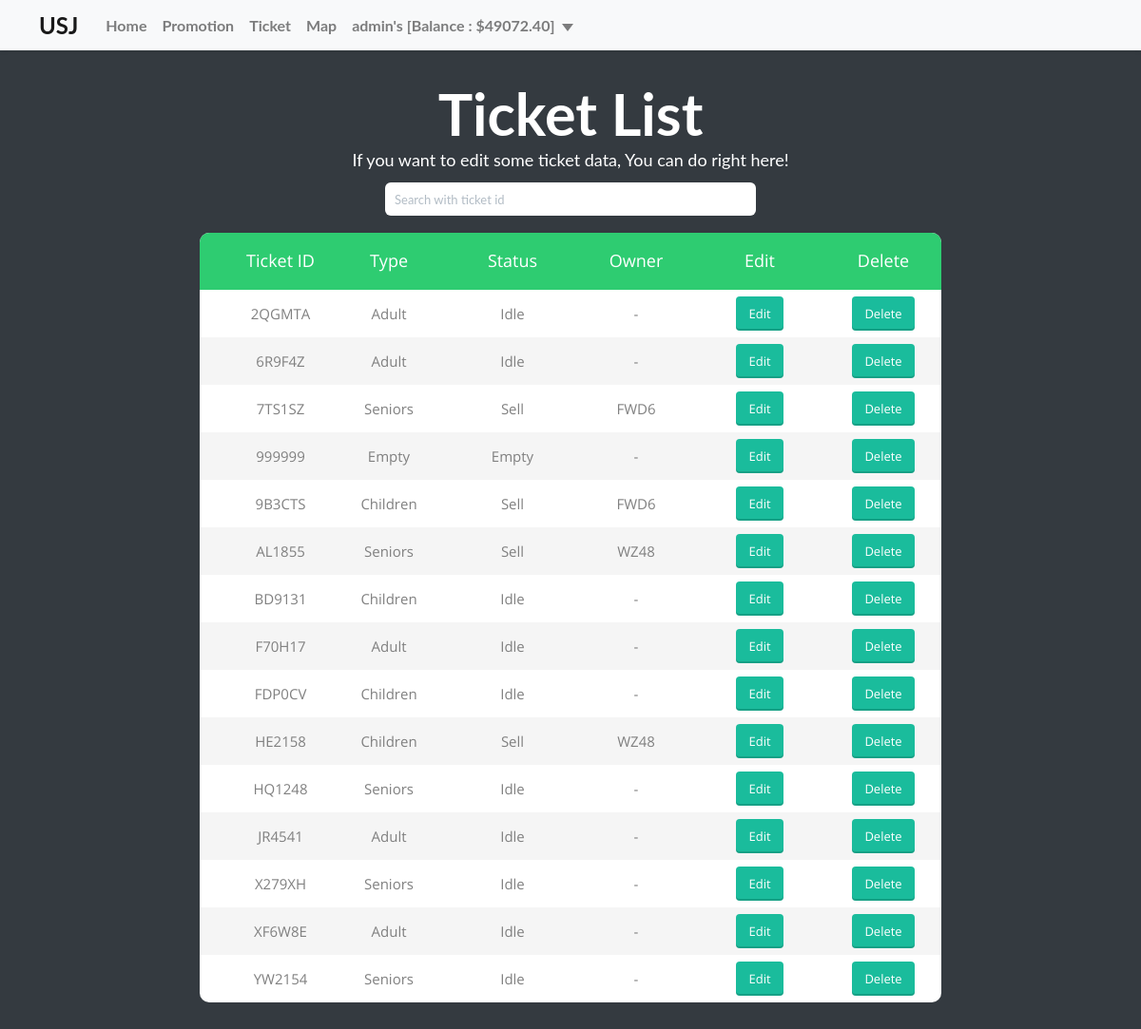
The page /Manage/Ticket-List.php (signed in) on the database its author committed.
### tables this page shows
CREATE TABLE `ticket` (
  `TICKET_ID` varchar(6) NOT NULL,
  `TYPE_ID` int(2) DEFAULT NULL,
  `TICKET_STATUS` varchar(10) NOT NULL,
  `USER_ID` varchar(4) DEFAULT NULL
);

CREATE TABLE `ticket_type` (
  `TYPE_ID` int(2) NOT NULL,
  `TYPE_NAME` varchar(30) NOT NULL,
  `TYPE_PRICE` decimal(10,2) NOT NULL
);

### Manage/Ticket-List.php (the view, shortened to what this page needs)
<html>
    <head>
        <link rel="stylesheet" href="../css/bootstrap.css">
        <link rel="stylesheet" href="../css/flat-ui.css">
        <link rel="stylesheet" href="../css/flat-web.css">
        <link rel="stylesheet" href="../css/style.css">
        <link rel="stylesheet" type="text/css" href="../css/ticket-table.css">
    </head>
    <body>
        <header>
            <nav id="topbar" class="navbar navbar-expand-lg navbar-light bg-light navbared shadow-sm">
                <a class="navbar-brand" href="../index.php">USJ</a>
                <div class="collapse navbar-collapse" id="navbarSupportedContent" style="width: 100%">
                    <ul class="navbar-nav mr-auto">
                        <li class="nav-item">
                            <a class="nav-link" href="../index.php">Home</a>
                        </li>
                        <li class="nav-item">
                            <a class="nav-link" href="../Promotion.php">Promotion</a>
                        </li>
                        <li class="nav-item">
                            <a class="nav-link" href="../Ticket.php">Ticket</a>
                        </li>
                        <li class="nav-item">
                            <a class="nav-link" href="../Map.php">Map</a>
                        </li>
                        <?php
                            if (!isset($_SESSION['USER_LOGON']))
                            {
                                echo "<script> window.location.replace('../index.php'); </script>";
                            }
                            else
                            {
                                if ($_SESSION['USER_STATUS'] == "1")
                                {
                                    echo "<script> window.location.replace('../index.php'); </script>";
                                }
                                else
                                {
                                    $sending = "<li class='nav-item dropdown'>"."\n";
                                    $sending = $sending."<a class='nav-link dropdown-toggle' href='' id='navbarDropdown' role='button'";
                                    $sending = $sending."data-toggle='dropdown' aria-haspopup='true' aria-expanded='false'>
                                                                    ".$_SESSION['USER_LOGON']."'s [Balance : $".$_SESSION['USER_BALANCE']."]</a>";
                                    $sending = $sending."<div class='dropdown-menu' aria-labelledby='navbarDropdown'>";
                                    if ($_SESSION['USER_STATUS'] == "99")
                                        $sending = $sending."<a class='dropdown-item' href='../Manage.php'> Manage </a>";
                                    $sending = $sending. "<a class='dropdown-item' href='../Cart.php'> Cart </a>";
                                    $sending = $sending."<a class='dropdown-item' href='../Back-end/Logout.php'> Logout </a>";
                                    $sending = $sending."</div>";
                                    $sending = $sending."</li>";
                                    echo $sending;
                                }
                            }
                        ?>
                    </ul>
                </div>
            </nav>
        </header>
        <main>
            <div class="table-content">
                <div class="limiter">
                    <div class="container-table100">
                        <div class="wrap-table100">
                            <div class="table100">
                                <div class="jumbotron jumbotron-dark text-center">
                                    <h1>Ticket List</h1>
                                    <p>
                                        If you want to edit some ticket data, You can do right here!
                                    </p>
                                </div>
                                <form action="Ticket-List.php" method="GET">
                                    <input name="search" type="search" class="form-control input-sm half-width position-mid-v" placeholder="Search with ticket id"
                                           value="<?php if (isset($_GET['search'])) echo $_GET['search']; ?>" autofocus>
                                </form>
                                <table class="push-m">
                                    <thead>
                                        <tr class="table100-head">
                                            <th class="column1">Ticket ID</th>
                                            <th class="column2">Type</th>
                                            <th class="column3">Status</th>
                                            <th class="column4">Owner</th>
                                            <th class="column5">Edit</th>
                                            <th class="column6">Delete</th>
                                        </tr>
                                    </thead>
                                    <tbody>
                                        <?php
                                            if (isset($_GET['search']))
                                            {
                                                require('../Back-end/Connection.php');
                                                $ticketID = $_GET['search'];
                                                $sql = "SELECT TICKET_ID, ticket_type.TYPE_NAME, TICKET_STATUS, USER_ID FROM ticket JOIN ticket_type
                                                        ON ticket.TYPE_ID = ticket_type.TYPE_ID WHERE TICKET_ID like '%".$ticketID."%'";
                                                $resultAccount = mysqli_query($db, $sql);
                                                while ($row = mysqli_fetch_array($resultAccount))
                                                {
                                                    echo "<tr>";
                                                    for ($n = 1; $n <= 4; $n++)
                                                        echo "<td class='column$n'>".($row[$n - 1] !== '9999' ? htmlentities($row[$n - 1], ENT_QUOTES) : "-")."</td>";
                                                    echo "<form action='Ticket-Editor.php' method='POST'>
                                                          <td class='column5'>
                                                            <input type='hidden' name='TICKET_ID' value='$row[0]'>
                                                            <button type='submit' class='btn btn-sm btn-primary btn-embossed'>Edit</button>
                                                          </td> </form>";
                                                    echo "<form action='../Back-end/Ticket-Delete.php' method='POST'>
                                                          <td class='column6'>
                                                            <input type='hidden' name='TICKET_ID' value='$row[0]'>
                                                            <button type='submit' class='btn btn-sm btn-primary btn-embossed'>Delete</button>
                                                          </td> </form>";
                                                    echo "</tr>";
                                                }
                                            }
                                            else
                                            {
                                                require('../Back-end/Connection.php');
                                                $sql = "SELECT TICKET_ID, ticket_type.TYPE_NAME, TICKET_STATUS, USER_ID FROM ticket JOIN ticket_type
                                                        ON ticket.TYPE_ID = ticket_type.TYPE_ID";
                                                $resultAccount = mysqli_query($db, $sql);
                                                while ($row = mysqli_fetch_array($resultAccount))
                                                {
                                                    echo "<tr>";
                                                    for ($n = 1; $n <= 4; $n++)
                                                        echo "<td class='column$n'>".($row[$n - 1] !== '9999' ? htmlentities($row[$n - 1], ENT_QUOTES) : "-")."</td>";
                                                    echo "<form action='Ticket-Editor.php' method='POST'>
                                                          <td class='column5'>
                                                            <input type='hidden' name='TICKET_ID' value='$row[0]'>
                                                            <button type='submit' class='btn btn-sm btn-primary btn-embossed'>Edit</button>
                                                          </td> </form>";
                                                    echo "<form action='../Back-end/Ticket-Delete.php' method='POST'>
                                                          <td class='column6'>
                                                            <input type='hidden' name='TICKET_ID' value='$row[0]'>
                                                            <button type='submit' class='btn btn-sm btn-primary btn-embossed'>Delete</button>
                                                          </td> </form>";
                                                    echo "</tr>";
                                                }
                                            }
                                        ?>
                                    </tbody>
                                </table>
                            </div>
                        </div>
                    </div>
                </div>
            </div>
        </main>
    </body>
</html>

### css/flat-web.css (style rules this page uses)
* { margin : 0; padding : 0; }
body { background: #343A40; }
.navbared { border-radius: 0; width: 100%; padding: 0px 20px; margin-bottom: 0px; }
.jumbotron { border-radius: 0 !important; padding: 0 !important; }
.jumbotron-dark { color: white; background: rgba(0, 0, 0, 0); margin: 0; }
.text-center { text-align: center; }
.half-width { width: 50%; }
.push-m { margin-top: 18px; }
.position-mid-v { margin-left: 25%; }

### css/ticket-table.css (style rules this page uses)
* { box-sizing: border-box; }
h1,h2,h3,h4,h5,h6 { margin: 0px; }
p { margin: 0px; }
ul, li { margin: 0px; list-style-type: none; }
input { display: block; outline: none; border: none !important; margin-top: 8px; }
button { outline: none !important; border: none; background: transparent; }
.table-content { width: 70%; height: 100%; }
.limiter { width: 100%; position: absolute; left: 50%; transform: translateX(-50%); }
.container-table100 { width: 70%; min-height: 100vh; display: -webkit-box; display: -webkit-flex; display: -moz-box; display: -ms-flexbox; display: flex; justify-content: center; flex-wrap: wrap; padding: 33px 30px; position: relative; left: 50%; transform: translateX(-50%); }
.wrap-table100 { width: 100%; }
table { border-spacing: 1; border-collapse: collapse; background: white; border-radius: 10px; overflow: hidden; width: 100%; margin: 0 auto; position: relative; }
table * { position: relative; }
table td, table th { padding-left: 8px; }
table thead tr { height: 60px; background: #2ecc71; }
table tbody tr { height: 50px; }
table tbody tr:last-child { border: 0; }
table td, table th { text-align: left; }
.table100-head th { font-family: OpenSans-Regular; font-size: 18px; color: #fff; line-height: 1.2; font-weight: unset; }
tbody tr:nth-child(even) { background-color: #f5f5f5; }
tbody tr { font-family: OpenSans-Regular; font-size: 15px; color: #808080; line-height: 1.2; font-weight: unset; }
.column1 { text-align: center; width: 16.6%; padding-left: 40px; }
.column2 { text-align: center; width: 16.6%; }
.column3 { text-align: center; width: 16.6%; }
.column4 { text-align: center; width: 16.6%; }
.column5 { text-align: center; width: 16.6%; }
.column6 { text-align: center; width: 16.6%; }

### rows shown on the page
ticket: TICKET_ID "2QGMTA", TYPE_ID.TYPE_NAME "Adult", TICKET_STATUS "Idle"
ticket: TICKET_ID "6R9F4Z", TYPE_ID.TYPE_NAME "Adult", TICKET_STATUS "Idle"
ticket: TICKET_ID "7TS1SZ", TYPE_ID.TYPE_NAME "Seniors", TICKET_STATUS "Sell", USER_ID "FWD6"
ticket: TICKET_ID "999999", TYPE_ID.TYPE_NAME "Empty", TICKET_STATUS "Empty"
ticket: TICKET_ID "9B3CTS", TYPE_ID.TYPE_NAME "Children", TICKET_STATUS "Sell", USER_ID "FWD6"
ticket: TICKET_ID "AL1855", TYPE_ID.TYPE_NAME "Seniors", TICKET_STATUS "Sell", USER_ID "WZ48"
ticket: TICKET_ID "BD9131", TYPE_ID.TYPE_NAME "Children", TICKET_STATUS "Idle"
ticket: TICKET_ID "F70H17", TYPE_ID.TYPE_NAME "Adult", TICKET_STATUS "Idle"
ticket: TICKET_ID "FDP0CV", TYPE_ID.TYPE_NAME "Children", TICKET_STATUS "Idle"
ticket: TICKET_ID "HE2158", TYPE_ID.TYPE_NAME "Children", TICKET_STATUS "Sell", USER_ID "WZ48"
ticket: TICKET_ID "HQ1248", TYPE_ID.TYPE_NAME "Seniors", TICKET_STATUS "Idle"
ticket: TICKET_ID "JR4541", TYPE_ID.TYPE_NAME "Adult", TICKET_STATUS "Idle"
ticket: TICKET_ID "X279XH", TYPE_ID.TYPE_NAME "Seniors", TICKET_STATUS "Idle"
ticket: TICKET_ID "XF6W8E", TYPE_ID.TYPE_NAME "Adult", TICKET_STATUS "Idle"
ticket: TICKET_ID "YW2154", TYPE_ID.TYPE_NAME "Seniors", TICKET_STATUS "Idle"

### other values the page prints
$_SESSION['USER_LOGON'] "admin"
$_SESSION['USER_BALANCE'] "49072.40"
